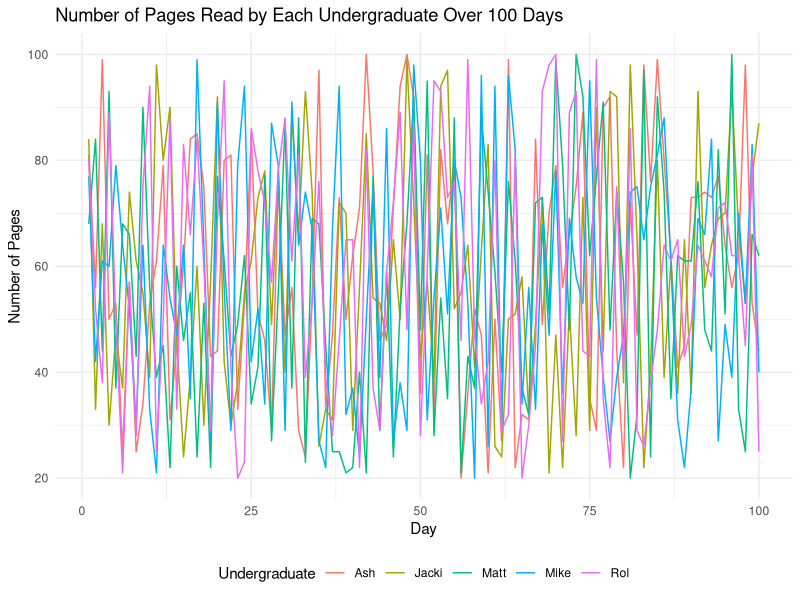

R code for this plot:
# Set seed for reproducibility
set.seed(42)

# Generate random number of pages for each undergraduate independently
matt_pages <- sample(20:100, 100, replace = TRUE)
ash_pages <- sample(20:100, 100, replace = TRUE)
jacki_pages <- sample(20:100, 100, replace = TRUE)
rol_pages <- sample(20:100, 100, replace = TRUE)
mike_pages <- sample(20:100, 100, replace = TRUE)

# Create a data frame
reading_data <- data.frame(
  Day = 1:100,
  Matt = matt_pages,
  Ash = ash_pages,
  Jacki = jacki_pages,
  Rol = rol_pages,
  Mike = mike_pages
)

# Print the first few rows of the data frame
print(reading_data)

# Assuming 'reading_df' is the name of our data frame.

# Test 1: Verify the number of days (rows)
test_number_of_days <- nrow(reading_data) == 100

# Test 2: Check for the correct number of undergraduates (columns)
test_number_of_undergrads <- ncol(reading_data) == 6  # 5 undergraduates + 1 day column

# Test 3: Check for missing values
test_no_missing_values <- all(complete.cases(reading_data))

# Test 4: Ensure readings are within expected limits (e.g., 20 pages to 100 pages)
test_readings_range <- all(reading_data$Matt >= 20 & reading_data$Matt <= 100) &&
  all(reading_data$Ash >= 20 & reading_data$Ash <= 100) &&
  all(reading_data$Jacki >= 20 & reading_data$Jacki <= 100) &&
  all(reading_data$Rol >= 20 & reading_data$Rol <= 100) &&
  all(reading_data$Mike >= 20 & reading_data$Mike <= 100)

# Test 5: Verify the 'Day' column contains a sequence from 1 to 100
test_day_sequence <- identical(reading_data$Day, 1:100)

# Print the results
results <- list(
  test_number_of_days = test_number_of_days,
  test_number_of_undergrads = test_number_of_undergrads,
  test_no_missing_values = test_no_missing_values,
  test_readings_range = test_readings_range,
  test_day_sequence = test_day_sequence
)

print(results)

library(ggplot2)

# Convert data from wide to long format for plotting
reading_data_long <- tidyr::gather(reading_data, key = "Undergraduate", value = "Pages", -Day)

# Use ggplot2 to create a line plot
ggplot(reading_data_long, aes(x = Day, y = Pages, color = Undergraduate, group = Undergraduate)) +
  geom_line() +
  labs(title = "Number of Pages Read by Each Undergraduate Over 100 Days",
       x = "Day",
       y = "Number of Pages") +
  theme_minimal() +
  theme(legend.position = "bottom")